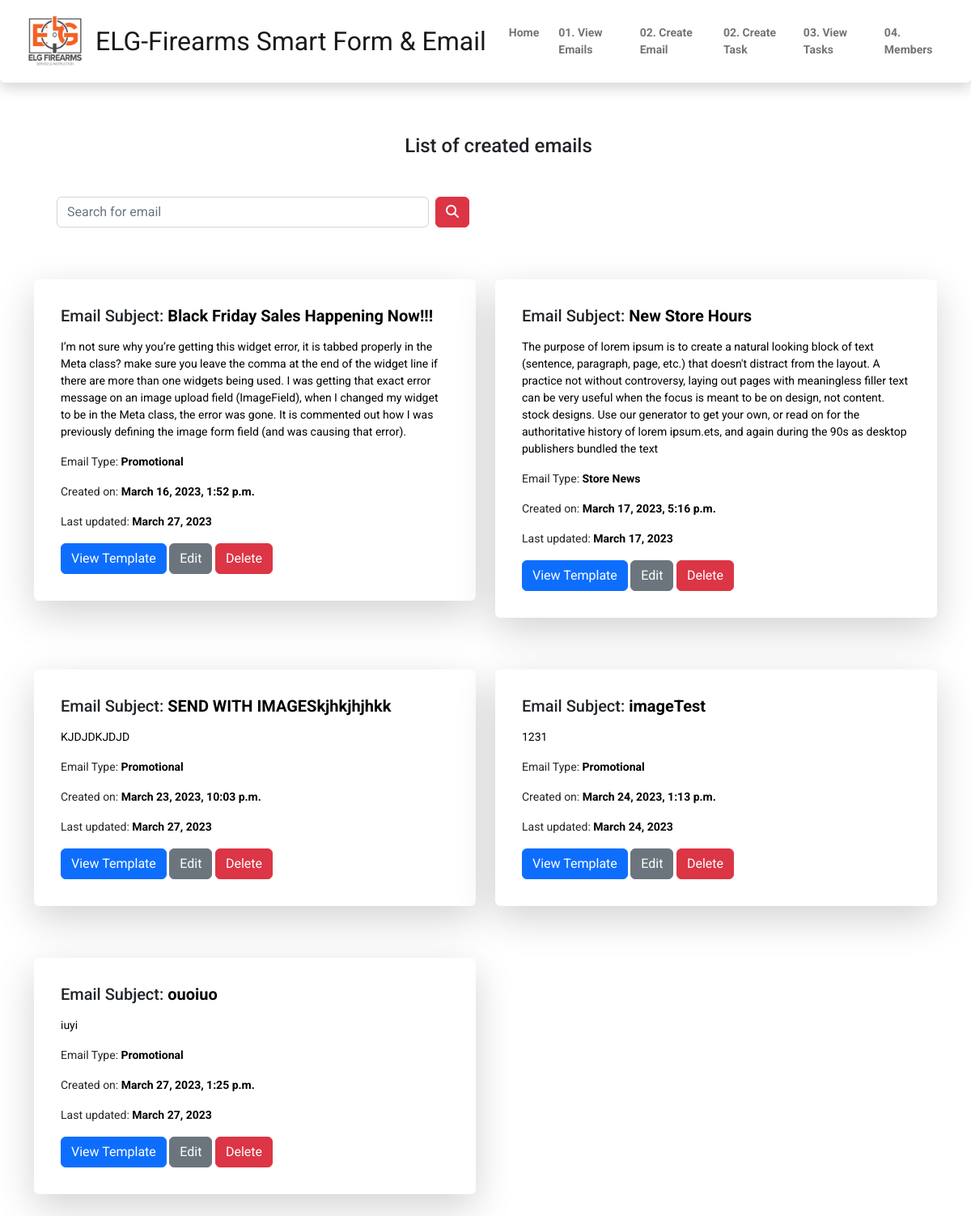
The app's page /master/view_emails, older data.
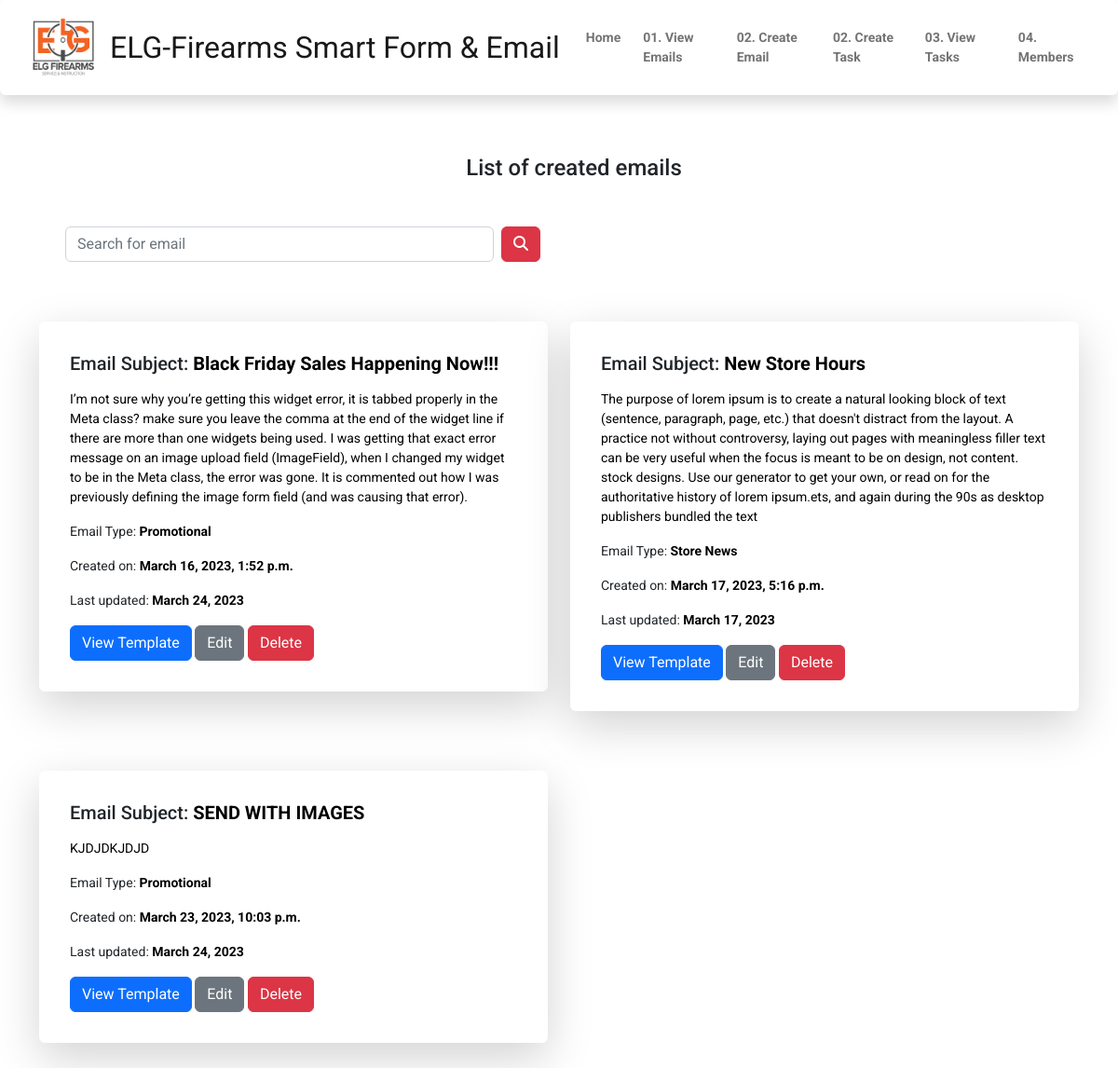
The same page, newer data.
### smart_emailApp/models.py (models this page shows, shortened)
class Emails(models.Model):
    email_type = (
        ('Promotional', 'Promotional'),
        ('Store News', 'Store News'),
        ('Seasonal Sales', 'Seasonal Sales'),
    )
    subject = models.CharField(max_length=100)
    body = models.TextField(max_length=1000)
    emailtype = models.CharField(max_length=50, choices=email_type, null=True, blank=True)
    product1_image = models.ImageField(upload_to="email_imageAttachment/", null=True, blank=True, default=None)
    product1_name = models.CharField(max_length=60, null=True, blank=True)
    product1_description = models.CharField(max_length=200, null=True, blank=True)
    product1_link = models.URLField(max_length=100, null=True, blank=True)
    product2_image = models.ImageField(upload_to="email_imageAttachment/", null=True, blank=True, default=None)
    product2_name = models.CharField(max_length=60, null=True, blank=True)
    product2_description = models.CharField(max_length=200, null=True, blank=True)
    product2_link = models.URLField(max_length=100, null=True, blank=True)
    product3_image = models.ImageField(upload_to="email_imageAttachment/", null=True, blank=True, default=None)
    product3_name = models.CharField(max_length=60, null=True, blank=True)
    product3_description = models.CharField(max_length=200, null=True, blank=True)
    product3_link = models.URLField(max_length=100, null=True, blank=True)
    product4_image = models.ImageField(upload_to="email_imageAttachment/", null=True, blank=True, default=None)
    product4_name = models.CharField(max_length=60, null=True, blank=True)
    product4_description = models.CharField(max_length=200, null=True, blank=True)
    product4_link = models.URLField(max_length=100, null=True, blank=True)
    created_at = models.DateTimeField(auto_now_add=True)
    updated_at = models.DateField(auto_now=True, null=True, blank=True)

### smart_emailApp/views.py (the view)
# urls.py: path('view_emails', views.email_view, name='view_emails'),
def email_view(request):
    emails = Emails.objects.all()
    context = {
        "emails": emails,
    }
    return render(request, "smartemail/emails.html", context)

### templates/smartemail/emails.html (shortened to what this page needs)
{% extends "nav.html" %}
{% load static %}
{% block navbar %}
    <div class="container">
        <div class="row">
            <h4 class="text-center m-3 mb-3 "> List of created emails</h4>
            <div class="row">
                <div class="col-6 m-3 p-3">
                    <form action="{% url 'search_email' %}" method="GET" class="d-flex mx-2" role="search">
                        <input class="form-control me-2 w-70%" name="search-email" id ="search-email" type="search" placeholder="Search for email" aria-label="Search">
                        <button class="btn btn-danger" type="submit" id="button-search"><i
                                class="fa-solid fa-magnifying-glass"></i>
                        </button>
                    </form>
                </div>
            </div>
            {%  for email in emails %}
                <div class="col-md-6 my-3">
                    <div class="card  border-white shadow-lg p-3 my-3 bg-body rounded">
                        <div class="card-body">
                            <h5 class="mb-3">Email Subject: <span class="card-title text-black fw-bolder ">{{  email.subject }}</span></h5>
                            <p class="card-text text-black">{{ email.body}}</p>
                            <p>Email Type: <span class="card-text text-black fw-bolder">{{ email.emailtype}}</span> </p>
                            <p>Created on: <span class="card-text text-black fw-bolder">{{ email.created_at}}</span> </p>
                            <p>Last updated: <span class="card-text text-black fw-bolder">{{ email.updated_at}}</span> </p>
                            <a href="{% url 'view_template' email.id %}" class="btn btn-primary">View Template</a>
                            <a href="{% url 'edit_email' email.id %}" class="btn btn-secondary">Edit</a>
                            <a href="{% url 'delete_email' email.id %}" class="btn btn-danger">Delete</a>
                        </div>
                    </div>
                </div>
            {% endfor %}
        </div>
    </div>
{% endblock %}

### templates/nav.html (shortened to what this page needs)
<!DOCTYPE html>
{% load static %}
{% load crispy_forms_tags %}
<html lang="en">
<head>
    <link href="https://cdn.quilljs.com/1.3.6/quill.snow.css" rel="stylesheet">
    <link href="https://cdn.jsdelivr.net/npm/bootstrap@5.2.3/dist/css/bootstrap.min.css" rel="stylesheet">
    <link rel="stylesheet" href="https://cdnjs.cloudflare.com/ajax/libs/font-awesome/4.7.0/css/font-awesome.min.css">
    <link   rel="stylesheet"  type="text/css" href="{% static 'css/base.css' %}"/>
</head>
<body>
<nav class="navbar  navbar-expand-md sticky-top shadow p-3 mb-5 bg-body rounded">
    <div class="container-fluid ">
        <img src="{% static 'images/ELG_Firearms_Logo.png' %}" alt="Logo" class="logo">
        <a class="navbar-brand Gio-color fs-2" href="{% url 'master_home' %}">
            ELG-Firearms Smart Form & Email
        </a>
        <div class="collapse navbar-collapse" id="navbarScroll">
            <ul class="navbar-nav ms-5 mb-2 mb-lg-0 ms-auto fw-bold text-black">
                <li class="nav-item mx-1 text-black">
                    <a id="sec-2"  class="nav-link light-white " aria-current="page" href="{% url 'master_home' %}"> Home</a>
                </li>
                <li class="nav-item mx-1 text-black">
                    <a id="sec-2"  class="nav-link light-white " aria-current="page" href="{% url 'view_emails' %}"><span class="Gio-color "> 01. </span> View Emails</a>
                </li>
                <li class="nav-item mx-1">
                    <a id="sec-3"  class="nav-link light-white" href="{% url 'create_email' %}"><span class="Gio-color "> 02. </span> Create Email </a>
                </li>
                <li class="nav-item mx-1">
                    <a id="sec-3"  class="nav-link light-white" href="{% url 'create_task' %}"><span class="Gio-color "> 02. </span> Create Task </a>
                </li>
                <li class="nav-item mx-1">
                    <a id="sec-3"  class="nav-link light-white" href="{% url 'view_tasks' %}"><span class="Gio-color "> 03. </span>View Tasks</a>
                </li>
                <li class="nav-item mx-2">
                    <a id="sec-4"  class="nav-link light-white" href="{% url 'view_members' %}"><span class="Gio-color "> 04. </span>  Members</a>
                </li>
            </ul>
        </div>
    </div>
</nav>
{% block navbar %}
{% endblock %}
</body>
</html>

### static/css/base.css (style rules this page uses)
body, .navbar, .dropdown-menu { background-color: white !important; font-family: 'Roboto'; font-size: 14px; }

### templates/nav.html (style rules this page uses)
.logo { height: 70px; width: 80px; margin-right: 10px; }

Row changes from the older to the newer data that the page shows:
removed Emails: subject "imageTest", body "1231", emailtype "Promotional", created_at "March 24, 2023, 1:13 p.m.", updated_at "March 24, 2023"
removed Emails: subject "ouoiuo", body "iuyi", emailtype "Promotional", created_at "March 27, 2023, 1:25 p.m.", updated_at "March 27, 2023"
changed Emails "Black Friday Sales Happening Now!!!": updated_at "March 27, 2023" → "March 24, 2023"
changed Emails "KJDJDKJDJD": subject "SEND WITH IMAGESkjhkjhjhkk" → "SEND WITH IMAGES"; updated_at "March 27, 2023" → "March 24, 2023"
